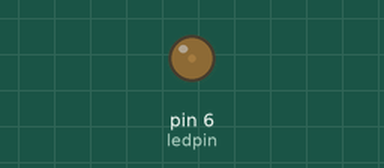
The sketch below on a simulated Arduino Uno, built with avr-gcc and run on an emulated ATmega328P. Parts: output pins drawn as LEDs (lit = HIGH).

Above: at 0.05 s.
At 0.25 s:
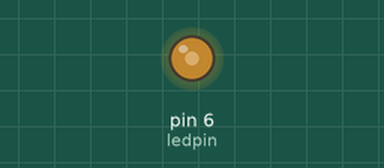
At 0.45 s:
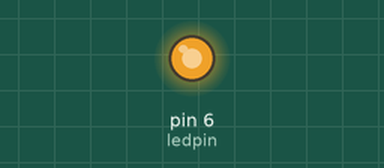
At 0.9 s:
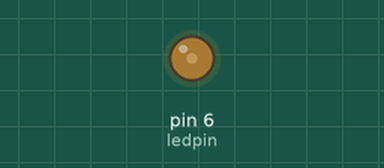
Timing chart, 0 to 3.0 s (numbered marks = the images above):
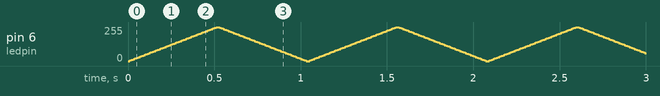

The sketch:

lcdprint.ino
```cpp
int ledpin=6;

void setup() {
pinMode(ledpin, OUTPUT);
}

void loop() {
 for(int i=0 ; i<=255 ;i+=5){
  analogWrite(ledpin, i);
  delay(10);
 }
 for(int i=255 ; 0<=i ;i-=5){
  analogWrite(ledpin, i);
  delay(10);
 }

}
```
